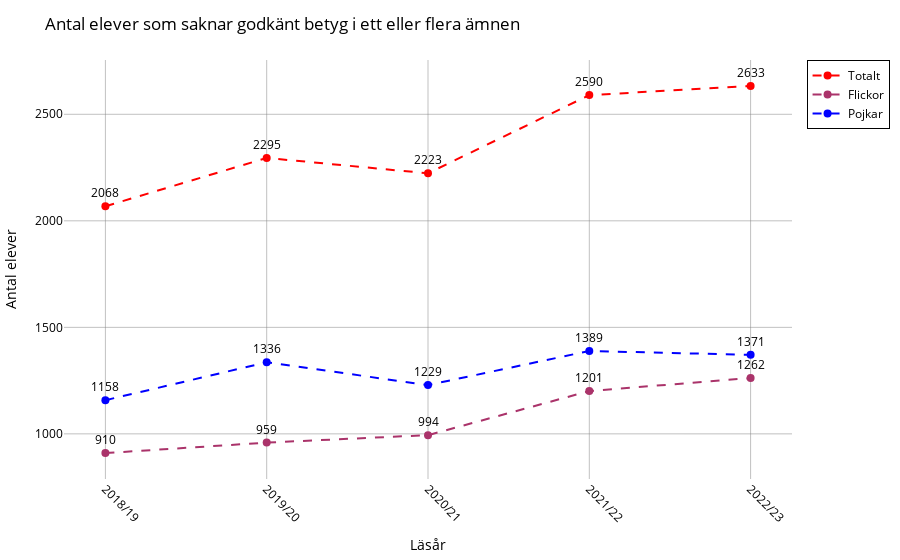

Notebook source saved alongside this figure:
### Code cell
import pandas as pd
import plotly.graph_objs as go
from plotly.subplots import make_subplots

df_1a = pd.read_excel("betyg_o_prov_riksnivå.xlsx", sheet_name="Tabell 1A")

data_1a = df_1a.iloc[9:14].copy()

a_columns = [
    "Läsår",
    "Avslut åk 9 Totalt",
    "Flickor avslut",
    "Pojkar avslut",
    "Elever med slutbetyg totalt",
    "Flickor slutbetyg",
    "Pojkar slutbetyg",
    "Godkända slutbetyg totalt",
    "Flickor godkända",
    "Pojkar godkända",
]

data_1a.columns = a_columns

data_1a["Elever saknar godkänt betyg, totalt"] = (
    data_1a["Avslut åk 9 Totalt"] - data_1a["Godkända slutbetyg totalt"]
)
data_1a["Elever saknar godkänt betyg, flickor"] = (
    data_1a["Flickor avslut"] - data_1a["Flickor godkända"]
)
data_1a["Elever saknar godkänt betyg, pojkar"] = (
    data_1a["Pojkar avslut"] - data_1a["Pojkar godkända"]
)

fig = make_subplots(rows=1, cols=1)

fig.add_trace(
    go.Scatter(
        x=data_1a["Läsår"],
        y=data_1a["Elever saknar godkänt betyg, totalt"],
        mode="lines+markers+text",
        name="Totalt",
        line=dict(color="red", width=2, dash="dash"),
        marker=dict(color="red", size=8),
        text=data_1a["Elever saknar godkänt betyg, totalt"].astype(str),
        hoverinfo="text+x+y",
        textposition="top center"
    )
)

fig.add_trace(
    go.Scatter(
        x=data_1a["Läsår"],
        y=data_1a["Elever saknar godkänt betyg, flickor"],
        mode="lines+markers+text",
        name="Flickor",
        line=dict(color="#AA336A", width=2, dash="dash"),
        marker=dict(color="#AA336A", size=8),
        text=data_1a["Elever saknar godkänt betyg, flickor"].astype(str),
        hoverinfo="text+x+y",
        textposition="top center"
    )
)

fig.add_trace(
    go.Scatter(
        x=data_1a["Läsår"],
        y=data_1a["Elever saknar godkänt betyg, pojkar"],
        mode="lines+markers+text",
        name="Pojkar",
        line=dict(color="blue", width=2, dash="dash"),
        marker=dict(color="blue", size=8),
        text=data_1a["Elever saknar godkänt betyg, pojkar"].astype(str),
        hoverinfo="text+x+y",
        textposition="top center"
    )
)

fig.update_layout(
    title="Antal elever som saknar godkänt betyg i ett eller flera ämnen",
    xaxis=dict(title="Läsår", tickvals=data_1a["Läsår"], tickangle=45, tickfont=dict(color="black")),
    yaxis=dict(title="Antal elever", tickfont=dict(color="black")),
    plot_bgcolor="white",
    paper_bgcolor="white",
    font=dict(color="black"),
    legend=dict(font=dict(color="black"), bgcolor="white", bordercolor="black", borderwidth=1),
    margin=dict(t=60, b=10, l=60, r=10),
)

fig.update_xaxes(showgrid=True, gridwidth=0.5, gridcolor="gray", tickvals=data_1a["Läsår"], tickangle=45, tickfont=dict(color="black"))
fig.update_yaxes(showgrid=True, gridwidth=0.5, gridcolor="gray", tickvals=list(range(0, 3001, 500)), tickfont=dict(color="black"))

fig.show()

### Figure 1 — Plotly figure (JSON) as saved in the notebook; plotly's stock layout.template omitted (floating-point values rounded to 4 significant figures)
{"data": [{"hoverinfo": "text+x+y", "line": {"color": "red", "dash": "dash", "width": 2}, "marker": {"color": "red", "size": 8}, "mode": "lines+markers+text", "name": "Totalt", "text": ["2068", "2295", "2223", "2590", "2633"], "textposition": "top center", "type": "scatter", "x": ["2018/19", "2019/20", "2020/21", "2021/22", "2022/23"], "y": [2068, 2295, 2223, 2590, 2633]}, {"hoverinfo": "text+x+y", "line": {"color": "#AA336A", "dash": "dash", "width": 2}, "marker": {"color": "#AA336A", "size": 8}, "mode": "lines+markers+text", "name": "Flickor", "text": ["910", "959", "994", "1201", "1262"], "textposition": "top center", "type": "scatter", "x": ["2018/19", "2019/20", "2020/21", "2021/22", "2022/23"], "y": [910, 959, 994, 1201, 1262]}, {"hoverinfo": "text+x+y", "line": {"color": "blue", "dash": "dash", "width": 2}, "marker": {"color": "blue", "size": 8}, "mode": "lines+markers+text", "name": "Pojkar", "text": ["1158", "1336", "1229", "1389", "1371"], "textposition": "top center", "type": "scatter", "x": ["2018/19", "2019/20", "2020/21", "2021/22", "2022/23"], "y": [1158, 1336, 1229, 1389, 1371]}], "layout": {"font": {"color": "black"}, "legend": {"bgcolor": "white", "bordercolor": "black", "borderwidth": 1, "font": {"color": "black"}}, "margin": {"b": 10, "l": 60, "r": 10, "t": 60}, "paper_bgcolor": "white", "plot_bgcolor": "white", "title": {"text": "Antal elever som saknar godkänt betyg i ett eller flera ämnen"}, "xaxis": {"anchor": "y", "domain": [0, 1], "gridcolor": "gray", "gridwidth": 0.5, "showgrid": true, "tickangle": 45, "tickfont": {"color": "black"}, "tickvals": ["2018/19", "2019/20", "2020/21", "2021/22", "2022/23"], "title": {"text": "Läsår"}}, "yaxis": {"anchor": "x", "domain": [0, 1], "gridcolor": "gray", "gridwidth": 0.5, "showgrid": true, "tickfont": {"color": "black"}, "tickvals": [0, 500, 1000, 1500, 2000, 2500, 3000], "title": {"text": "Antal elever"}}}}
